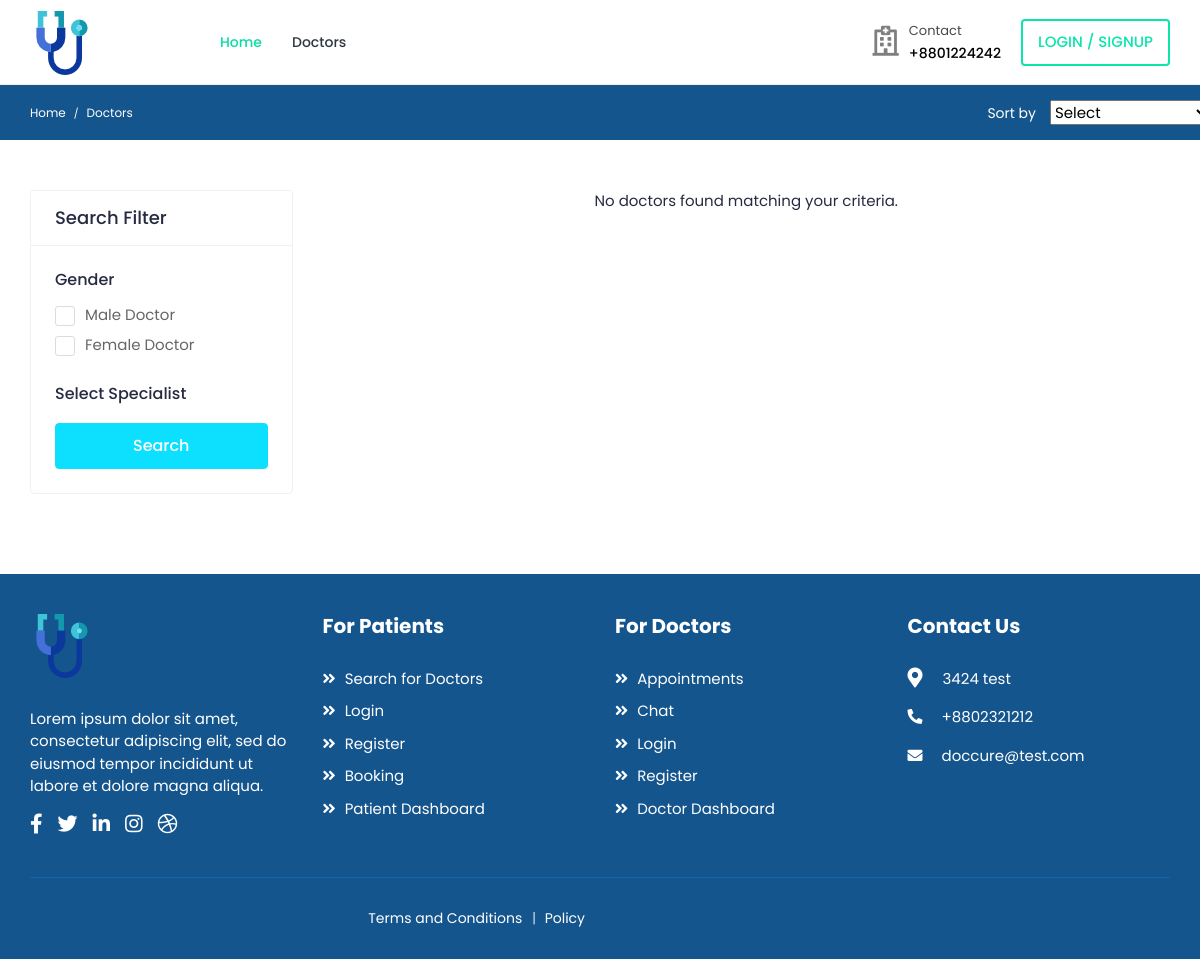
The page /doctors/ on the database as committed earlier.
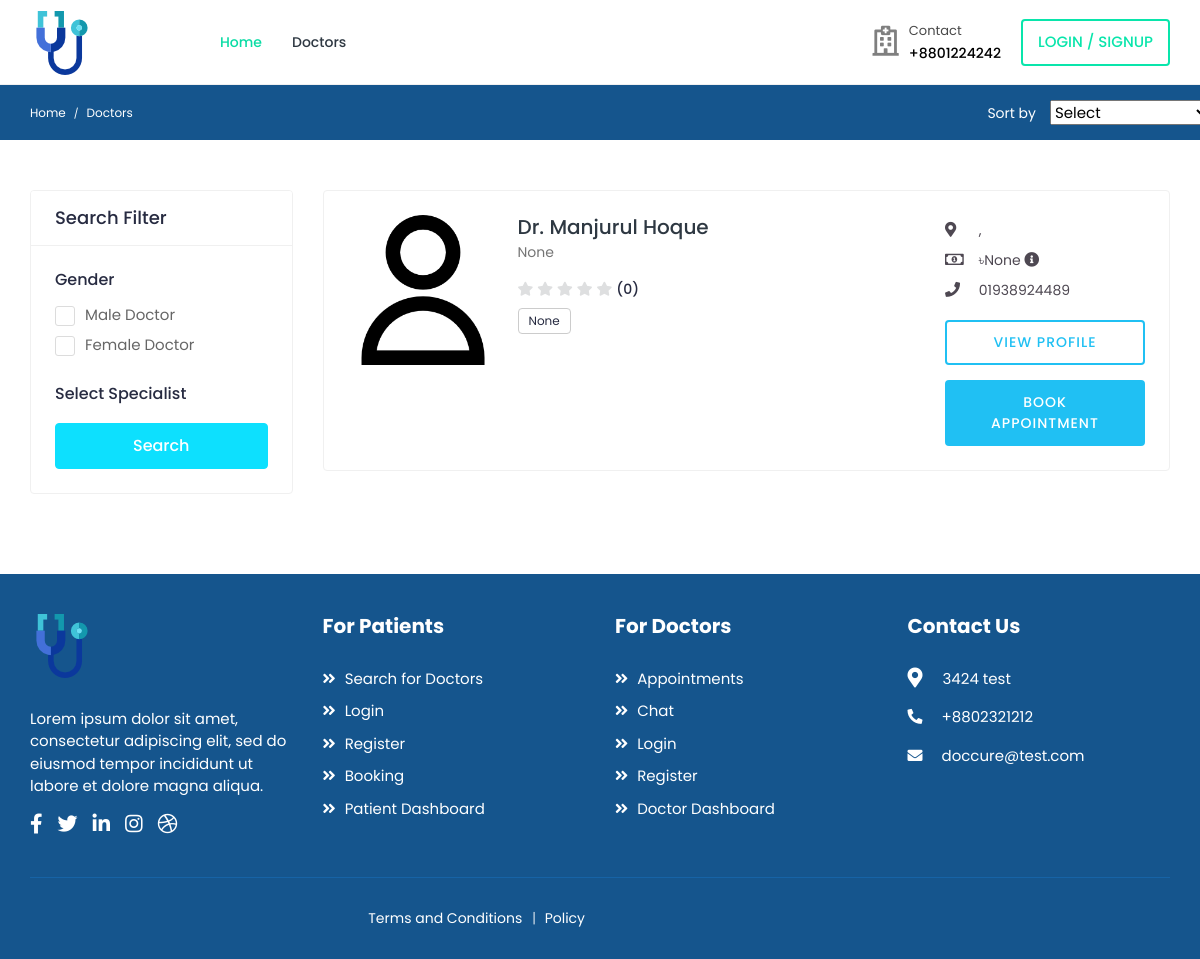
The same page on the database as committed later.
### accounts/models.py (models this page shows, shortened)
class User(AbstractUser):
    class RoleChoices(models.TextChoices):
        DOCTOR = "doctor", "Doctor"
        PATIENT = "patient", "Patient"
    username = models.CharField(max_length=30, unique=True)
    role = models.CharField(
        choices=RoleChoices.choices,
        max_length=20,
        default="patient",
        error_messages={"required": "Role must be provided"},
    )
    email = models.EmailField(
        blank=True,
        error_messages={
            "unique": "A user with that email already exists.",
        },
    )
    first_name = models.CharField(max_length=150, blank=True)
    last_name = models.CharField(max_length=150, blank=True)
    registration_number = models.IntegerField(null=True, blank=True)
    USERNAME_FIELD = "username"
    REQUIRED_FIELDS = []
    objects = CustomUserManager()
    def get_full_name(self):
        full_name = "%s %s" % (self.first_name, self.last_name)
        return full_name.strip() or self.username
    @property
    def rating(self):
        return 0  # Default value

class Profile(models.Model):
    user = models.OneToOneField(
        User, on_delete=models.CASCADE, related_name="profile"
    )
    avatar = models.ImageField(
        default="defaults/user.png", upload_to=profile_photo_directory_path
    )
    phone = models.CharField(max_length=20, blank=True, null=True)
    dob = models.DateField(blank=True, null=True)
    about = models.TextField(blank=True, null=True)
    specialization = models.CharField(max_length=255, blank=True, null=True)
    gender = models.CharField(
        max_length=10,
        choices=[('male', 'Male'), ('female', 'Female'), ('other', 'Other')],
        blank=True
    )
    address = models.TextField(blank=True, null=True)
    city = models.CharField(max_length=100, blank=True)
    state = models.CharField(max_length=100, blank=True)
    postal_code = models.CharField(max_length=20, blank=True)
    country = models.CharField(max_length=100, blank=True)
    price_per_consultation = models.DecimalField(
        max_digits=10,
        decimal_places=2,
        null=True,
        blank=True
    )
    is_available = models.BooleanField(default=True)
    blood_group = models.CharField(
        max_length=5,
        choices=[
            ('A+', 'A+'), ('A-', 'A-'),
            ('B+', 'B+'), ('B-', 'B-'),
            ('O+', 'O+'), ('O-', 'O-'),
            ('AB+', 'AB+'), ('AB-', 'AB-'),
        ],
        blank=True,
        null=True
    )
    allergies = models.TextField(blank=True, null=True)
    medical_conditions = models.TextField(blank=True, null=True)
    @property
    def image(self):
        return (
            self.avatar.url
            if self.avatar.storage.exists(self.avatar.name)
            else "{}defaults/user.png".format(settings.MEDIA_URL)
        )

### doctors/views.py (the view, shortened to what this page needs)
# urls.py: path("", DoctorsListView.as_view(), name="list"),
class DoctorsListView(ListView):
    model = User
    context_object_name = "doctors"
    template_name = "doctors/list.html"
    paginate_by = 10
    def get_queryset(self):
        queryset = self.model.objects.filter(
            role=User.RoleChoices.DOCTOR,
            is_superuser=False,
            is_active=True
        ).select_related('profile')
        search_query = self.request.GET.get('q')
        gender = self.request.GET.getlist('gender')
        if gender:
            queryset = queryset.filter(profile__gender__in=gender)
        specializations = self.request.GET.getlist('specialization')
        if specializations:
            queryset = queryset.filter(profile__specialization__in=specializations)
        sort_by = self.request.GET.get('sort')
        return queryset
    def get_context_data(self, **kwargs):
        context = super().get_context_data(**kwargs)
        context['search_query'] = self.request.GET.get('q')
        specializations = User.objects.filter(
            role=User.RoleChoices.DOCTOR,
            is_active=True
        ).exclude(
            profile__specialization__isnull=True
        ).values_list(
            'profile__specialization',
            flat=True
        ).distinct()
        context['specializations'] = sorted(list(filter(None, specializations)))
        return context

### templates/doctors/list.html (shortened to what this page needs)
{% extends 'base.html' %}
{% load static %}
{% block content %}
    <div class="breadcrumb-bar">
        <div class="container-fluid">
            <div class="row align-items-center">
                <div class="col-md-8 col-12">
                    <nav aria-label="breadcrumb" class="page-breadcrumb">
                        <ol class="breadcrumb">
                            <li class="breadcrumb-item"><a href="{% url 'core:home' %}">Home</a></li>
                            <li class="breadcrumb-item active" aria-current="page">Doctors</li>
                        </ol>
                    </nav>
                </div>
                <div class="col-md-4 col-12 d-md-block d-none">
                    <div class="sort-by">
                        <span class="sort-title">Sort by</span>
                        <span class="sortby-fliter">
                            <select class="select" name="sort">
                                <option value="">Select</option>
                            </select>
                        </span>
                    </div>
                </div>
            </div>
        </div>
    </div>
    <div class="content">
        <div class="container-fluid">
            <div class="row">
                <div class="col-md-12 col-lg-4 col-xl-3 theiaStickySidebar">
                    <div class="card search-filter">
                        <div class="card-header">
                            <h4 class="card-title mb-0">Search Filter</h4>
                        </div>
                        <div class="card-body">
                            <form method="get">
                                <div class="filter-widget">
                                    <h4>Gender</h4>
                                    <div>
                                        <label class="custom_check">
                                            <span class="checkmark"></span> Male Doctor
                                        </label>
                                    </div>
                                    <div>
                                        <label class="custom_check">
                                            <span class="checkmark"></span> Female Doctor
                                        </label>
                                    </div>
                                </div>
                                <div class="filter-widget">
                                    <h4>Select Specialist</h4>
                                </div>
                                <div class="btn-search">
                                    <button type="submit" class="btn btn-block">Search</button>
                                </div>
                            </form>
                        </div>
                    </div>
                </div>
                <div class="col-md-12 col-lg-8 col-xl-9">
                    {% if doctors %}
                        {% for doctor in doctors %}
                            <div class="card">
                                <div class="card-body">
                                    <div class="doctor-widget">
                                        <div class="doc-info-left">
                                            <div class="doctor-img">
                                                <a href="{% url 'doctors:doctor-profile' doctor.username %}">
                                                    <img src="{{ doctor.profile.image }}" class="img-fluid" alt="{{ doctor.get_full_name }}">
                                                </a>
                                            </div>
                                            <div class="doc-info-cont">
                                                <h4 class="doc-name">
                                                    <a href="{% url 'doctors:doctor-profile' doctor.username %}">Dr. {{ doctor.get_full_name }}</a>
                                                </h4>
                                                <p class="doc-speciality">{{ doctor.profile.specialization }}</p>
                                                <div class="rating">
                                                    <i class="fas fa-star {% if doctor.rating >= 1 %}filled{% endif %}"></i>
                                                    <i class="fas fa-star {% if doctor.rating >= 2 %}filled{% endif %}"></i>
                                                    <i class="fas fa-star {% if doctor.rating >= 3 %}filled{% endif %}"></i>
                                                    <i class="fas fa-star {% if doctor.rating >= 4 %}filled{% endif %}"></i>
                                                    <i class="fas fa-star {% if doctor.rating >= 5 %}filled{% endif %}"></i>
                                                    <span class="d-inline-block average-rating">({{ doctor.reviews_count|default:0 }})</span>
                                                </div>
                                                <div class="clinic-services">
                                                    <span>{{ doctor.profile.specialization }}</span>
                                                </div>
                                            </div>
                                        </div>
                                        <div class="doc-info-right">
                                            <div class="clini-infos">
                                                <ul>
                                                    <li><i class="fas fa-map-marker-alt"></i> {{ doctor.profile.city }}, {{ doctor.profile.state }}</li>
                                                    <li><i class="far fa-money-bill-alt"></i> ৳{{ doctor.profile.price_per_consultation }} <i class="fas fa-info-circle" data-toggle="tooltip" title="Consultation Fee"></i></li>
                                                    <li><i class="fas fa-phone"></i> {{ doctor.profile.phone }}</li>
                                                </ul>
                                            </div>
                                            <div class="clinic-booking">
                                                <a class="view-pro-btn" href="{% url 'doctors:doctor-profile' doctor.username %}">View Profile</a>
                                                <a class="apt-btn" href="{% url 'bookings:doctor-booking-view' doctor.username %}">Book Appointment</a>
                                            </div>
                                        </div>
                                    </div>
                                </div>
                            </div>
                        {% endfor %}
                    {% else %}
                        <div class="text-center">
                            <p>No doctors found matching your criteria.</p>
                        </div>
                    {% endif %}
                </div>
            </div>
        </div>
    </div>
{% endblock %}

Rows that differ between the two databases and show on the page:
added User: profile.image (placeholder picture), get_full_name "Manjurul Hoque", profile.specialization "None", reviews_count "0", profile.price_per_consultation "None", profile.phone "01938924489"
Other text that changed with them:
text no longer shown: "No doctors found matching your criteria."
